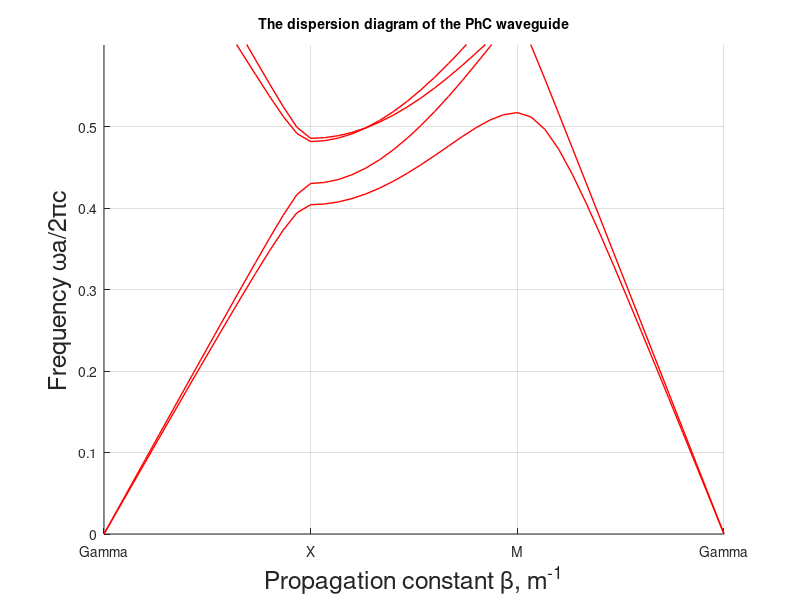

Here is the MATLAB script that generated this plot:
function PhC_waveguide
%The program for the computation of the dispersion
%characteristic of the PhC waveguide based upon 2D PhC with square latice
clear all
clc
%%

% The variable mode defines mode of the wave.

% The variable a defines the period of the structure %
a=1e-6;

%The variable r contains elements radius. Here it is defined as a part of the period.
r=0.504*a;

%The variable epsb and Mub contains the information about permittivity of the background.
Epsb=2.72;
gyrb=.0;
%The variables epsa and Mua contains the information about hole.
Epsa=1;

gyra=0.00;

%The variables epsd and Mud contains the information about the defect.

Epsd=1;
gyrd=.0;

gyrDir1=[1 0 0];
gyrDir=[0 0 0];
if(norm(gyrDir1)>0)
    gyrDir=gyrDir1/norm(gyrDir1);
end

%Variable numElem defines the number of PhC elements
numElem=1;

%Number of holes missed
numDef=0;

%The variable precis defines the number of k-vector points between high symmetry points
precis=15;

%The variable nG defines the number of plane waves.
%total number of plane waves may be determined as (nG*2-1)^2
nG=2;

%Setting transversal wave vector to a single value
kx=0;

%kapth segments 1: gama to X, 2: Gama to M, 3: whole path
nKpath=3;

color='r'

PWE(a, r, Epsb, Epsa, Epsd,gyra,gyrb,gyrd,gyrDir, numElem, numDef,nG,nKpath,precis, kx,color, 1);

%Setting transversal wave vector to a range of values within Brillouin zone
kx=0:(pi/a)/2:pi/a;

gyra=0;
gyrb=0;
gyrd=0;

%PWE(a, r, Epsb, Epsa, Epsd,gyra,gyrb,gyrd,gyrDir, numElem, numDef,nG,nKpath,precis, kx,'k', 1);




    function PWE(a, r,Epsb, Epsa, Epsd,gyra,gyrb,gyrd,gyrDir, numElem,numDefect,nG,nKpath,precis, kx_param, color , linewidth)
        
        nGx=nG*numElem;
        nGy=nG;
        % nGx and nGy define the number of plane waves in x and y direction
        % respectively
        
        cmp=3;
        %discretization mesh elements. each cell is discretized to a grid of
        %ngrid*ngrid square elememts for numerical compuation of Fourier series.
        
        ngrid=60;
        
        epsTensInv=zeros(cmp,cmp,ngrid,ngrid);
        
        %The following loop carries out the definition of the unit cell.
        for n=0:numElem-1
            nx=1;
            for countX=-a/2:a/ngrid:a/2
                ny=1;
                for countY=-a/2:a/ngrid:a/2
                    %Following condition allows to define the circle with of radius r
                    if(countX^2+countY^2<r^2)
                        if(n<numDefect)
                            eps=Epsd;
                            gyr=gyrd*gyrDir;
                            
                        else
                            eps=Epsa;
                            gyr=gyra*gyrDir;
                        end
                    else
                        eps=Epsb;
                        gyr=gyrb*gyrDir;
                    end
                    
                    epsTens=zeros(cmp,cmp);
                    
                    
                    epsTens(1,1)=eps;
                    epsTens(2,2)=eps;
                    epsTens(3,3)=eps;
                    
                    epsTens(1,2)=-1i*gyr(3)*eps;
                    epsTens(2,1)=1i*gyr(3)*eps;
                    epsTens(1,3)=1i*gyr(2)*eps;
                    epsTens(3,1)=-1i*gyr(2)*eps;
                    epsTens(2,3)=-1i*gyr(1)*eps;
                    epsTens(3,1)=1i*gyr(1)*eps;
                    
                    
                    epsTensInv(:,:,nx+ngrid*n,ny)=inv(epsTens);
                    
                    xSet(nx+ngrid*n)=countX+a*n;
                    ySet(ny)=countY;
                    ny=ny+1;
                end
                nx=nx+1;
            end
        end
        
        
        
        %Defining the k-path within the Brilluoin zone.
        kxm=pi/a;
        dkx=kxm/precis;
        
        Lk=nKpath*precis+1;
        if(nKpath==3)
            Lk=Lk-1;
        end
        kv=zeros(Lk,2);
        for i=2:Lk
            if(i<=precis+1)
                kv(i,2)=kv(i-1,2)+dkx;
            elseif(i<=2*precis+1)
                kv(i,1)=kv(i-1,1)+dkx;
                kv(i,2)=kv(i-1,2);
            else
                kv(i,1)=kv(i-1,1)-dkx;
                kv(i,2)= kv(i-1,2)-dkx;
            end
        end
        
        
        Nk=size(kv,1);
        if(nKpath==3)
            Nk=Nk+1;
        end
        
         
        MtNt=(length(xSet)-1)*(length(ySet)-1);
        
        bx=2*pi/a/numElem;
        by=2*pi/a;
        
        LEFT=zeros(cmp,cmp,4*nGx+1,4*nGy+1);
        %OFFDIAG=zeros(4*nGx+1,4*nGy+1);
        %The next loop computes the Fourier expansion coefficients
        for dGx=-2*nGx:2*nGx
            for dGy=-2*nGy:2*nGy
                dGxp=dGx+1+2*nGx;
                dGyp=dGy+1+2*nGy;
                
                for nx=1:length(xSet)-1
                    for ny=1:length(ySet)-1
                        x=xSet(nx);
                        y=ySet(ny);
                        tt=dGx*bx*x+dGy*by*y;
                        
                        LEFT(:,:,dGxp,dGyp)=LEFT(:,:,dGxp,dGyp)+epsTensInv(:,:,nx,ny)*exp(-1i*(tt));
                        
                    end
                end
                
                
            end
        end
        
        
        LEFT= LEFT/MtNt;
        
        
        numG=0;
        for Gx=-nGx:nGx
            for Gy=-nGy:nGy
                numG=numG+1;
            end
        end
        
        M=  zeros(size(kv,1),cmp*numG,cmp*numG);
        
        countG=0;
        
        for Gx=-nGx:nGx
            for Gy=-nGy:nGy
                countG=countG+1;
                countG3=cmp*(countG-1);
                countG1=0;
                for Gx1=-nGx:nGx
                    
                    dGxp=2*nGx+1+Gx-Gx1;
                    
                    for Gy1=-nGy:nGy
                        
                        dGyp=2*nGy+1+Gy-Gy1;
                        
                        countG1=countG1+1;
                        
                        countG4=cmp*(countG1-1);
                        
                        for countK=1:size(kv,1)
                            kx=kv(countK,1);
                            ky=kv(countK,2);
                            
                            Akg=zeros(3,3);
                            
                            Akg(1,1)=(ky+Gy1*by)*(ky+Gy*by);
                            Akg(1,2)=-(kx+Gx1*bx)*(ky+Gy*by);
                            Akg(2,1)=-(kx+Gx*bx)*(ky+Gy1*by);
                            Akg(2,2)=(kx+Gx1*bx)*(kx+Gx*bx);
                            
                            Akg(3,3)=Akg(1,1)+ Akg(2,2);
                            
                            KA=LEFT(:,:, dGxp, dGyp)*Akg;
                            
                            
                            for ii=1:cmp
                                for jj=1:cmp
                                    M(countK,countG3+ii,countG4+jj)= KA(ii,jj);
                                    
                                end
                            end
                            
                            
                        end
                    end
                    
                    
                end
            end
            
        end
        
        
        disp('Solving eigenvalue problem ....')
        t1=cputime;
    
        %The computation of eigen-states is also carried
        disp('size kv')
        size(kv,1);
        for countK=1:size(kv,1)
          countK
            %Taking the matrix differential operator for current wave vector.
            MM(:,:)=M(countK,:,:);
            
            %Computing the eigen-vectors and eigen-states of the matrix
            [Q D]=eig(MM);
            
            V=diag(D);

            [dispe(:,countK), index]=sort(abs(sqrt(V)*a/2/pi));
        
 
     end;
         
        t2=cputime-t1;
        disp('-----');
        sprintf('%s  %8f', 'Eigenvalue calculation completed within', t2, '  seconds.')
        
        %% plot %%
        %%%%%%%%%%
        % close all;
        nz=0;
        
        if(Nk>1)
            for i=1:size(V)
                if(dispe(i,2)<1e-4)
                    nz=nz+1;
                end;
            end
        end

nCurve=15;


figure(1);
hold on;


    x=0;
     if(nKpath==3)
         x=1;
     end;
    
    for u=nz+1:nz+nCurve
  yy(1:Nk)=zeros(Nk,1);
     yy(1)=dispe(u,1);
          
 
     for m=2:Nk-x
        
           yy(m)=dispe(u,m);
      
     end
         

    if(nKpath==3)
        yy(Nk)=yy(1);
    end
    
    kindex=1:length(yy);
    plot(kindex,yy,color,'LineWidth',linewidth);
    
    end
 

ylabel('Frequency \omegaa/2\pic','FontSize',18);
xlabel('Propagation constant \beta, m^{-1}','FontSize',18);
title('The dispersion diagram of the PhC waveguide','FontSize',10)
axis([1,Nk,0,0.6]);

grid on;
str={'Gamma','X','M','Gamma'};

set(gca,...
    'xtick',[1,precis+1,2*precis+1,3*precis+1],...
    'xticklabel',str);
drawnow;